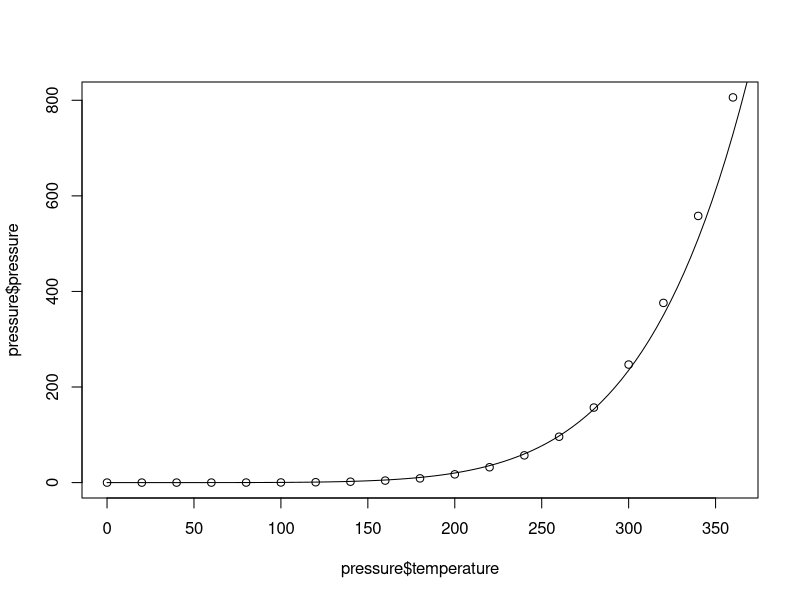
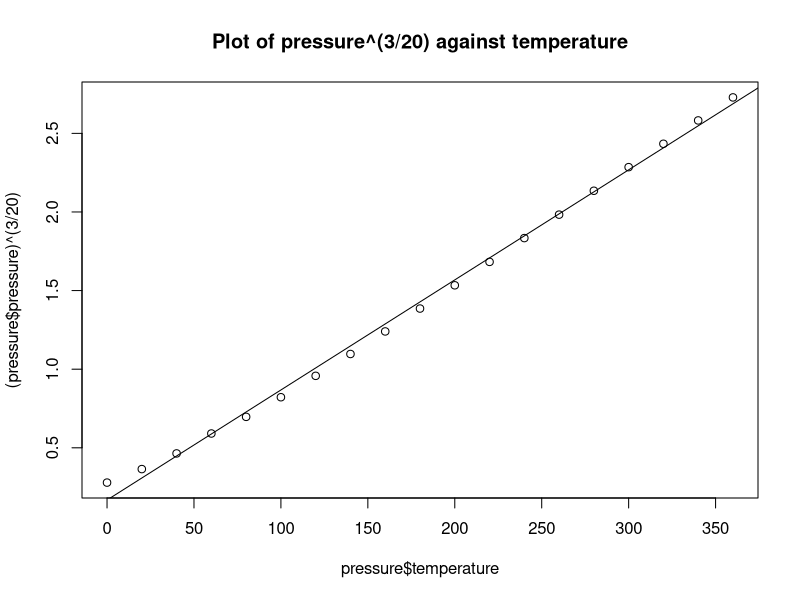
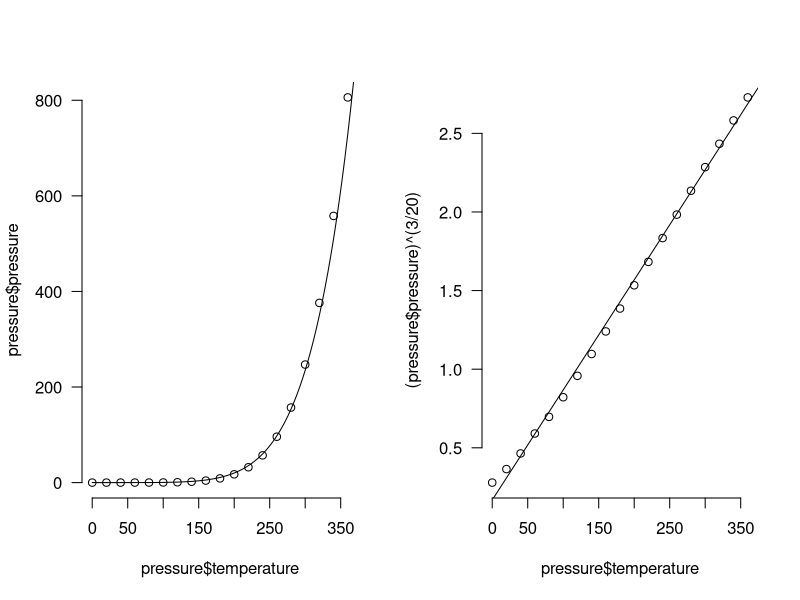
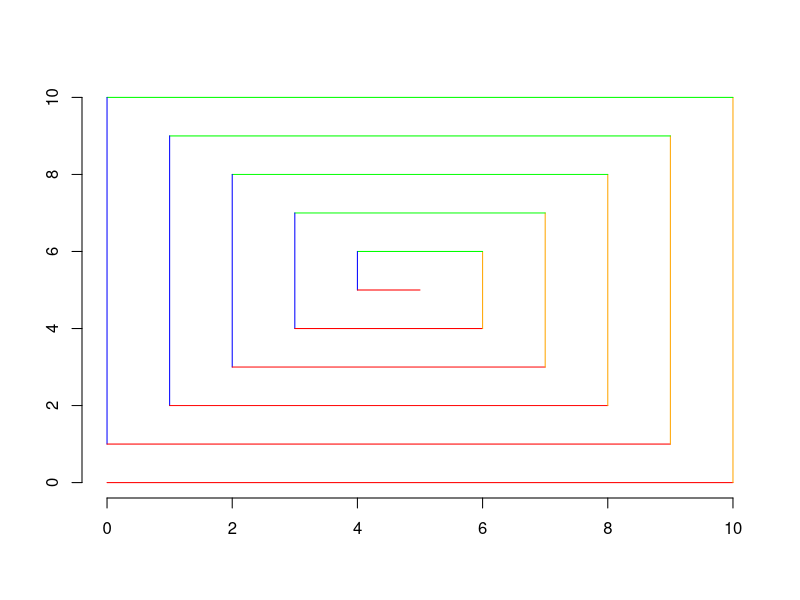

The R script that drew these images, in order:

# Q1a
par(mfrow=c(1, 1))
plot(pressure$temperature,pressure$pressure)
curve((0.168 + 0.007*x)^(20/3), from = 0, to = 400, add = TRUE)

# Q1b
par(mfrow=c(1, 1))
plot(pressure$temperature,(pressure$pressure)^(3/20))
# The linear relationship is evident now
abline(0.168,0.007)

# Q1c
title(main="Plot of pressure^(3/20) against temperature")

# Q1d
par(mfrow=c(1,2))
plot(pressure$temperature,pressure$pressure, bty='n', las=1)
curve((0.168 + 0.007*x)^(20/3), from = 0, to = 400, add = TRUE)
plot(pressure$temperature,(pressure$pressure)^(3/20), bty='n', las=1)
abline(0.168,0.007)


# Q2
alt_matrix = function(n) {
  (row(matrix(0, n, n)) + col(matrix(0, n, n))) %% 2
}
alt_matrix(7)


# Q3
par(mfrow=c(1, 1))
plot(0, 0, type="n", xlim=c(0, 10), ylim=c(0, 10), bty="n", xlab="", ylab="")

line_lens = c(10, rep(seq(10, 1), each=2))
start = c(0, 0)
config = data.frame(
    colors = c("red", "orange", "green", "blue"),    # colors of Bottom, right, up, left
    directions = I(list(c(1, 0), c(0, 1), c(-1,0), c(0, -1)))  # direction of the growing line
    )

for (i in seq_along(line_lens)){
    # get config
    len = line_lens[i]
    color = config$colors[(i-1) %% 4 + 1]
    dir = config$directions[[(i-1) %% 4 + 1]]
    # print(paste(len, color, dir))
    # print(dir)
    
    # draw
    end = start + len * dir
    print(paste("Start:", toString(start), "End:", toString(end)))
    segments(x0=start[1], y0=start[2], x1=end[1], y1=end[2], col=color)
    
    # update
    start = end
}


#Q4
is_prime = function(n) {
    if (n <= 1) {
      return(FALSE)
    }
    if (n == 2) {
      return (TRUE)
    }
    for (i in 2:sqrt(n)) {
      if (n %% i == 0) {
        return(FALSE)
      }
    }
    return(TRUE)
}

primes = c()

for (i in seq(1:1000-3)) {
  if (is_prime(i) && is_prime(i+2)) {
    primes = c(primes, i, i+2)
  }
}

unique(primes)


# mqy

